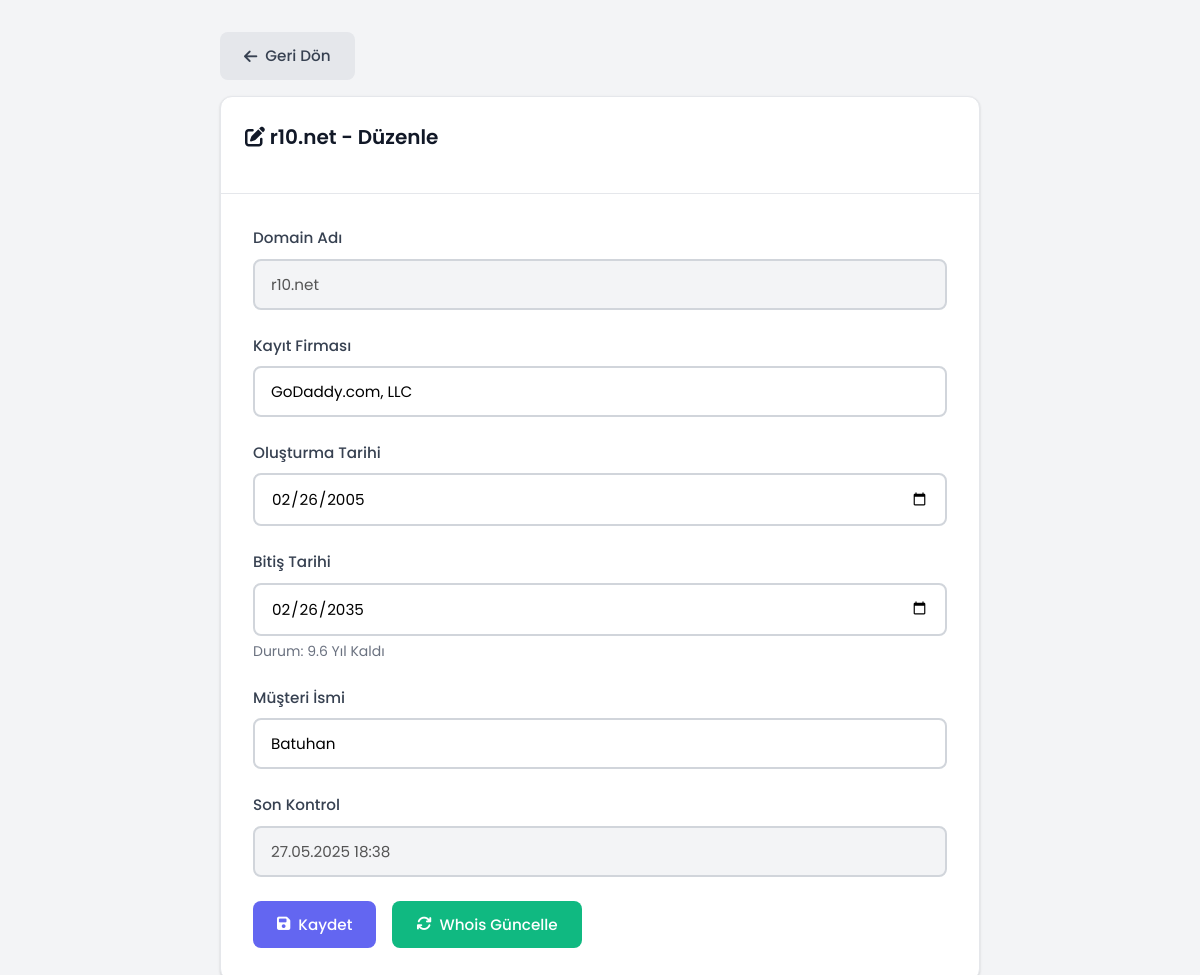
Screenshot of /admin/edit-domain.php?id=20 (signed in) with the database file from the repository.
### tables this page shows
CREATE TABLE `domains` (
  `id` int(11) NOT NULL,
  `domain_name` varchar(255) NOT NULL,
  `registrar` varchar(255) DEFAULT NULL,
  `creation_date` date DEFAULT NULL,
  `expiry_date` date DEFAULT NULL,
  `updated_date` date DEFAULT NULL,
  `status` varchar(50) DEFAULT NULL,
  `name_servers` text DEFAULT NULL,
  `last_checked` timestamp NULL DEFAULT NULL,
  `notes` text DEFAULT NULL,
  `created_at` timestamp NOT NULL DEFAULT current_timestamp(),
  `updated_at` timestamp NOT NULL DEFAULT current_timestamp() ON UPDATE current_timestamp()
);

### includes/functions.php (called while the page is built, shortened)
<?php
function calculateDaysRemaining($expiryDate) {
    $expiry = new DateTime($expiryDate);
    $today = new DateTime();
    $interval = $today->diff($expiry);
    return $interval->invert ? -$interval->days : $interval->days;
}
function getStatusText($days) {
    return round($days / 365, 1) . ' Yıl Kaldı';
}
?>

### admin/edit-domain.php (the view, shortened to what this page needs)
<?php
require_once '../config/database.php';
require_once '../includes/functions.php';
$domainId = $_GET['id'] ?? null;
$stmt = $db->prepare("SELECT * FROM domains WHERE id = ?");
$stmt->execute([$domainId]);
$domain = $stmt->fetch();
?>
<!DOCTYPE html>
<html lang="tr">
<head>
    <link rel="stylesheet" href="../assets/css/style.css">
    <link rel="stylesheet" href="https://cdnjs.cloudflare.com/ajax/libs/font-awesome/6.5.1/css/all.min.css">
</head>
<body>
    <div class="container" style="margin-top: 2rem; max-width: 800px;">
        <a href="index.php" class="btn btn-secondary" style="margin-bottom: 1rem;">
            <i class="fas fa-arrow-left"></i> Geri Dön
        </a>
        <div class="domain-panel">
            <div class="panel-header">
                <h2 class="panel-title">
                    <i class="fas fa-edit"></i>
                    <?php echo htmlspecialchars($domain['domain_name']); ?> - Düzenle
                </h2>
            </div>
            <div style="padding: 2rem;">
                <form method="POST">
                    <div class="form-group">
                        <label class="form-label">Domain Adı</label>
                        <input type="text" class="form-control" value="<?php echo htmlspecialchars($domain['domain_name']); ?>" disabled>
                    </div>
                    <div class="form-group">
                        <label class="form-label" for="registrar">Kayıt Firması</label>
                        <input type="text"
                               id="registrar"
                               name="registrar"
                               class="form-control"
                               value="<?php echo htmlspecialchars($domain['registrar'] ?? ''); ?>"
                               placeholder="Örn: NIC Handle">
                    </div>
                    <div class="form-group">
                        <label class="form-label" for="creation_date">Oluşturma Tarihi</label>
                        <input type="date"
                               id="creation_date"
                               name="creation_date"
                               class="form-control"
                               value="<?php echo $domain['creation_date'] ?? ''; ?>">
                    </div>
                    <div class="form-group">
                        <label class="form-label" for="expiry_date">Bitiş Tarihi</label>
                        <input type="date"
                               id="expiry_date"
                               name="expiry_date"
                               class="form-control"
                               value="<?php echo $domain['expiry_date'] ?? ''; ?>">
                        <div class="form-text">
                            <?php if ($domain['expiry_date']): ?>
                                <?php
                                    $days = calculateDaysRemaining($domain['expiry_date']);
                                    $statusText = getStatusText($days);
                                ?>
                                Durum: <?php echo $statusText; ?>
                            <?php endif; ?>
                        </div>
                    </div>
                    <div class="form-group">
                        <label class="form-label" for="customer_name">Müşteri İsmi</label>
                        <input type="text"
                               id="customer_name"
                               name="customer_name"
                               class="form-control"
                               value="<?php echo htmlspecialchars($domain['customer_name'] ?? $domain['notes'] ?? ''); ?>"
                               placeholder="Müşteri adını girin...">
                    </div>
                    <div class="form-group">
                        <label class="form-label">Son Kontrol</label>
                        <input type="text"
                               class="form-control"
                               value="<?php echo $domain['last_checked'] ? date('d.m.Y H:i', strtotime($domain['last_checked'])) : 'Henüz kontrol edilmedi'; ?>"
                               disabled>
                    </div>
                    <div style="display: flex; gap: 1rem;">
                        <button type="submit" class="btn btn-primary">
                            <i class="fas fa-save"></i> Kaydet
                        </button>
                        <button type="button"
                                class="btn btn-success"
                                onclick="if(confirm('Whois bilgilerini güncellemek istiyor musunuz?')) { checkAndUpdate(<?php echo $domainId; ?>); }">
                            <i class="fas fa-sync"></i> Whois Güncelle
                        </button>
                    </div>
                </form>
            </div>
        </div>
    </div>
</body>
</html>

### assets/css/style.css (style rules this page uses)
:root { --primary-color: #6366f1; --primary-dark: #4f46e5; --primary-light: #818cf8; --secondary-color: #f59e0b; --success-color: #10b981; --danger-color: #ef4444; --warning-color: #f59e0b; --info-color: #3b82f6; --dark-color: #1f2937; --light-color: #f9fafb; --gray-100: #f3f4f6; --gray-200: #e5e7eb; --gray-300: #d1d5db; --gray-400: #9ca3af; --gray-500: #6b7280; --gray-600: #4b5563; --gray-700: #374151; --gray-800: #1f2937; --gray-900: #111827; --shadow-sm: 0 1px 2px 0 rgba(0, 0, 0, 0.05); --shadow: 0 1px 3px 0 rgba(0, 0, 0, 0.1), 0 1px 2px 0 rgba(0, 0, 0, 0.06); --shadow-md: 0 4px 6px -1px rgba(0, 0, 0, 0.1), 0 2px 4px -1px rgba(0, 0, 0, 0.06); --shadow-lg: 0 10px 15px -3px rgba(0, 0, 0, 0.1), 0 4px 6px -2px rgba(0, 0, 0, 0.05); --shadow-xl: 0 20px 25px -5px rgba(0, 0, 0, 0.1), 0 10px 10px -5px rgba(0, 0, 0, 0.04); --radius: 0.75rem; --radius-sm: 0.5rem; --radius-lg: 1rem; }
* { margin: 0; padding: 0; box-sizing: border-box; }
body { font-family: 'Poppins', sans-serif; background-color: var(--gray-100); color: var(--gray-800); line-height: 1.6; font-size: 15px; }
.container { max-width: 1400px; margin: 0 auto; padding: 0 20px; }
.domain-panel { background: white; border-radius: var(--radius); box-shadow: var(--shadow); overflow: hidden; border: 1px solid var(--gray-200); }
.panel-header { background: var(--gray-50); padding: 1.5rem; border-bottom: 1px solid var(--gray-200); }
.panel-title { font-size: 1.25rem; font-weight: 600; color: var(--gray-900); margin-bottom: 1rem; }
.btn { padding: 0.75rem 1.5rem; border: none; border-radius: var(--radius-sm); font-size: 0.95rem; font-weight: 500; cursor: pointer; transition: all 0.3s ease; text-decoration: none; display: inline-flex; align-items: center; gap: 0.5rem; font-family: 'Poppins', sans-serif; }
.btn-primary { background: var(--primary-color); color: white; }
.btn-success { background: var(--success-color); color: white; }
.btn-secondary { background: var(--gray-200); color: var(--gray-700); }
.form-group { margin-bottom: 1.5rem; }
.form-label { display: block; margin-bottom: 0.5rem; font-weight: 500; color: var(--gray-700); font-size: 0.95rem; }
.form-control { width: 100%; padding: 0.75rem 1rem; border: 2px solid var(--gray-300); border-radius: var(--radius-sm); font-size: 0.95rem; font-family: 'Poppins', sans-serif; transition: all 0.3s ease; }
.form-control:disabled { background: var(--gray-100); cursor: not-allowed; }
.form-text { font-size: 0.875rem; color: var(--gray-500); margin-top: 0.25rem; }

### rows the page displays
domains: domain_name "r10.net", registrar "GoDaddy.com, LLC", creation_date "02/26/2005", expiry_date "02/26/2035", expiry_date "9.6 Yıl Kaldı", customer_name "Batuhan", last_checked "27.05.2025 18:38"
